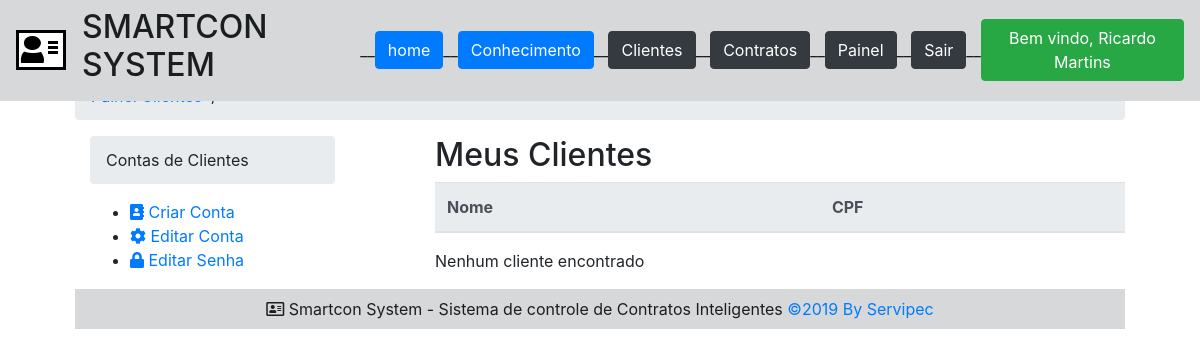
Page /cliente/ (signed in) on the earlier database version.
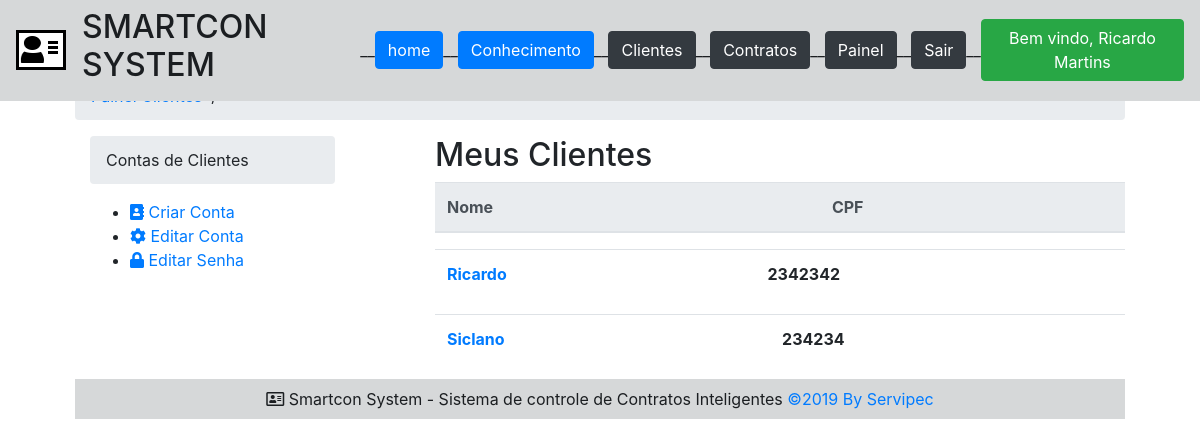
Same page on the later database version.
### usuario/models.py (models this page shows, shortened)
class Usuario(AbstractBaseUser,PermissionsMixin):
	username = models.CharField('Nome do Usuario', max_length=30,unique=True,default='')
	name = models.CharField('Nome',max_length=50,blank = True)
	email = models.EmailField('Email',default='')
	is_active = models.BooleanField('Esta ativo',blank=True,default=True)
	is_staff = models.BooleanField('Master',blank=True,default=False)
	salt = models.CharField('Salt',max_length=10)
	access = models.IntegerField(null=True, blank=True)
	ip_last = models.GenericIPAddressField(null=True, blank=True)
	date_joined = models.DateTimeField(
		'Criando em',auto_now_add=True
	)
	update_at = models.DateTimeField(
		'Atualizado em',auto_now=True
	)
	objects = UserManager()
	EMAIL_FIELD = 'email'
	USERNAME_FIELD = 'username'
	REQUIRED_FIELDS =  ['email']
	def __str__(self):
		return self.name or self.username
	class Meta:
		verbose_name = 'Usuário'
		verbose_name_plural = 'Usuários'
		ordering = ['name']

### cliente/models.py (models this page shows, shortened)
class Cliente(models.Model):
	name = models.CharField('Nome',max_length=20)
	cpf = models.IntegerField(null=True, blank=True)
	tel = models.CharField('Telefone',max_length=20,null=True, blank=True)
	id_carteira= models.IntegerField(null=True, blank=True)
	create_at = models.DateTimeField(
		'Criando em',auto_now_add=True
	)
	update_at = models.DateTimeField(
		'Atualizado em',auto_now=True
	)
	id_usuario = models.ForeignKey(Usuario,on_delete=models.CASCADE)

### cliente/views.py (the view)
# urls.py: path('cliente/',views.cliente ,name='cliente'),
@login_required
def cliente(request):
	cliente = Cliente.objects.all()
	template_name = 'cliente.html'
	context = {
		'clientes': cliente
	}
	return render(request, template_name, context)

### cliente/templates/cliente.html
{% extends "base.html" %}
{% block content %}
<div class="row">
    <div class="col-md-12">
        <ul class="breadcrumb">
            {% block breadcrumb %}
            <li><a href="{% url 'cli:cliente' %}">Painel Clientes</a></li>
            <li>&nbsp; / &nbsp;</li>
            {% endblock %}
        </ul>
    </div>
	<div class="col-sm-4">
        <div class="col-md-10">
            {% block menu_options %}
            <ul class="breadcrumb">Contas de Clientes</ul>
            <ul>
               <li><a href="{% url 'cli:cliente-novo' %}">
                    <i class="fa fa-address-book"></i>
                    Criar Conta
                    </a></li>
               <li><a href="#">
                    <i class="fa fa-cog"></i>
                    Editar Conta
                    </a></li>
               <li><a href="#">
                    <i class="fa fa-lock"></i>
                    Editar Senha
                    </a>
                </li>
            </ul>
            {% endblock %}
        </div>
    </div>
    <div class="col-sm-8 float-right">
	{% block dash_content %}
	<div class="inner">
	    <h2>Meus Clientes</h2>
            <div class="well">
                <table class="table">
                    <thead class="thead-light">
                      <th>Nome</th>
                      <th >CPF</th>
                    </thead>
                </table>
                {% for cliente in clientes %}
                <table class="table">
                      <th><a href="">{{ cliente.name }}
                      </th>
                      <th>{{ cliente.cpf }}</a>
                      </th>
                </table>
                {% empty %}
                <p>Nenhum cliente encontrado</p>
            {% endfor %}
	        </div>
	 	{% endblock %}
	</div>
</div>
{% endblock %}

### sistema/templates/base.html (shortened to what this page needs)
<!doctype html>
{% load static %}
<html lang="pt-br">
<head>
    <link rel="stylesheet" href="https://use.fontawesome.com/releases/v5.6.3/css/all.css">
    <link rel="stylesheet" href="{% static 'css/fontawesome-all.css' %}">
    <link rel="stylesheet" href="{% static 'css/bootstrap.css' %}" />
    <link rel="stylesheet" href="{% static 'css/style.css' %}" />
</head>
<body>
    <div class="mainhead">
        <nav class="navbar navbar-expand-lg navbar-light alert-dark fixed-top">
            <img src="{% static 'img/cliente.png' %}" class="mr-3" alt="...">
            <h2> SMARTCON SYSTEM </h2>
            <div>__</div>
            <a href="{% url 'home' %}">
                <button class="btn  btn-primary">home</button>
            </a>
            <div>__</div>
            <a href="#">
                <button type="button" class="btn btn-primary">Conhecimento</button>
            </a>
            <div>__</div>
            {% if user.is_authenticated %}
            <a href="{% url 'cli:cliente' %}">
                <button type="button" class="btn btn-dark">Clientes</button>
            </a>
            <div>__</div>
            <a href="#">
                <button type="button" class="btn btn-dark">Contratos</button>
            </a>
            <div>__</div>
            <a href="{% url 'sis:painel' %}">
                <button type="button" class="btn btn-dark">Painel</button>
            </a>
            <div>__</div>
            <a href="{% url 'sis:logout' %}">
                <button type="button" class="btn btn-dark">Sair</button>
            </a>
            <div>__</div>
            <div class="btn btn-success">
                 Bem vindo, {{ user }}
            </div>
            {% else %}
            <a href="{% url 'sis:login' %}">
                <button type="button" class="btn btn-dark">Login</button>
            </a>
            {% endif %}
        </nav>
        <br /><br /><br />
    </div>
    <div class="mainbody">
        {% block content %}
        {% endblock %}
    </div>
    <div class="footer">
        <nav class="navbar navbar-expand-lg navbar-light alert-dark">
            <div class="footerline">
            <i class="far fa-address-card"></i>
            Smartcon System - Sistema de controle de Contratos Inteligentes
            <a href="https://www.servipec.com.br" target="Servipec">&copy;2019 By  Servipec</a>
            </div>
        </nav>
    </div>
</body>
</html>

### sistema/static/css/style.css (style rules this page uses)
.mainbody { width:1050px; margin: 0 auto 0 auto; padding:0; }
.footerline { width:1050px; margin: 0 auto 0 auto; padding:0; text-align: center; }

Differences in the rows shown:
added Cliente: name "Ricardo", cpf "2342342"
added Cliente: name "Siclano", cpf "234234"
Other differences:
text no longer shown: "Nenhum cliente encontrado"
